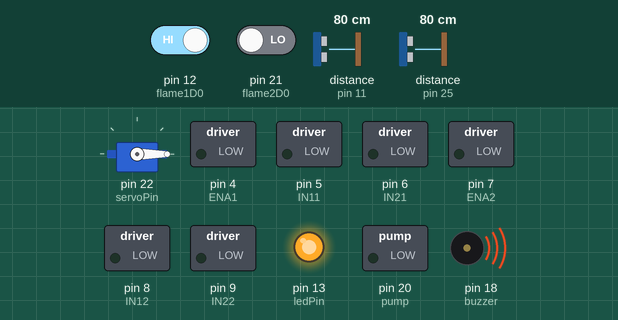
Simulated run of this sketch. Board: Arduino Mega 2560, built with avr-gcc and run on an emulated ATmega2560. Parts: servo, switched loads named in the sketch (green lamp = pin HIGH), output pins drawn as LEDs (lit = HIGH), buzzer (waves = sounding, pin HIGH). Dashed ring = blinking. The test bench sets the inputs (shaded band); at power-on: pin 12 (flame1D0) HIGH, distance to the obstacle (sensors on pin 25, pin 11) 80 cm, pin 21 (flame2D0) LOW. The echo pulse lasts 58.3 µs per cm; pins used as bus, display or sensor lines are not drawn.

Above: at 1.3 s.
1.8 s: pin 12 (flame1D0) driven LOW
At 4.1 s:
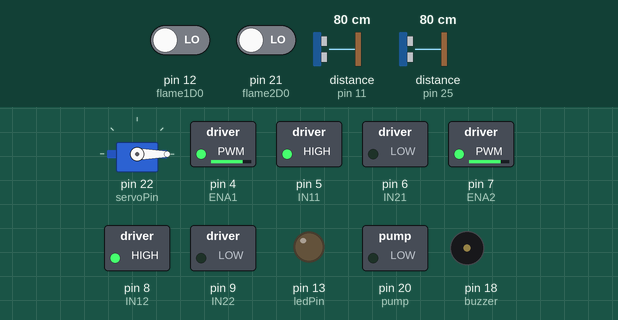
4.4 s: distance to the obstacle (sensor on pin 25) set to 32 cm
6.1 s: distance to the obstacle (sensor on pin 25) set to 29 cm
At 6.7 s:
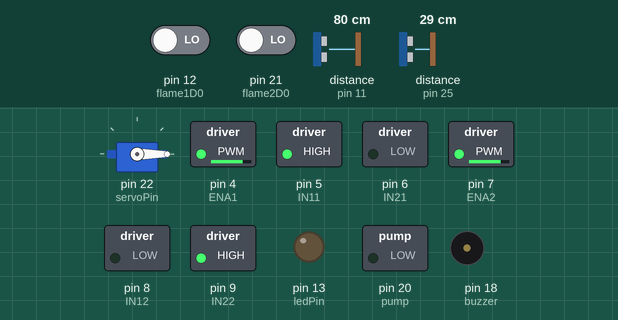
9.1 s: pin 21 (flame2D0) driven HIGH
At 10.18 s:
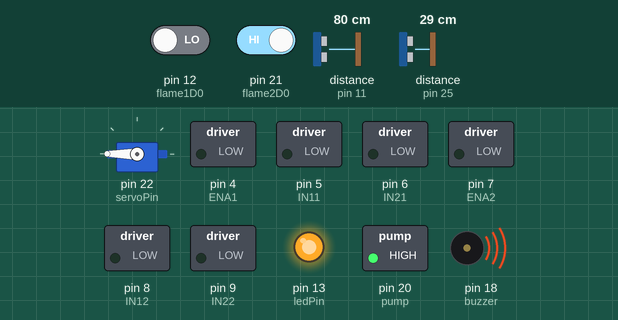
12.1 s: pin 21 (flame2D0) driven LOW
At 13.1 s:
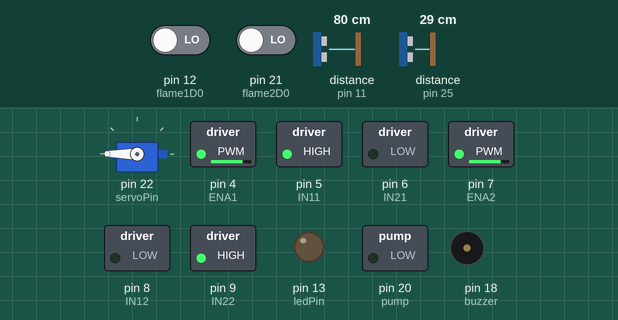
15.1 s: distance to the obstacle (sensor on pin 25) set to 35 cm
At 16.4 s:
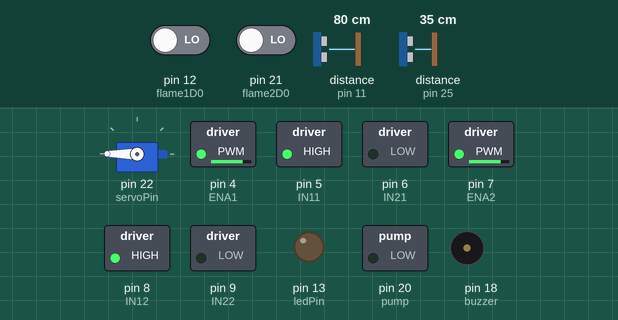
Timing chart, 0 to 17.8 s (numbered marks = the images above; inputs shaded):
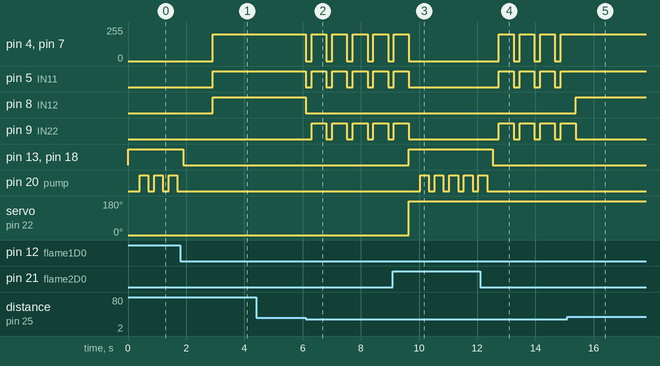

Measured:
- the behaviour switches between 31 and 30 cm on distance to the obstacle (sensor on pin 25) (found by bisection; images 1 and 2)
- after the input at 1.8 s, pin 4 (ENA1), pin 7 (ENA2): 0/255 → 200/255 after 1.1 s; pin 5 (IN11), pin 8 (IN12): LOW → HIGH after 1.1 s; pin 13 (ledPin), pin 18 (buzzer): HIGH → LOW after 0.10 s; pin 20 (pump): stops changing and stays LOW
- after the input at 4.4 s, every drawn part: stays the same
- after the input at 6.1 s, pin 4 (ENA1), pin 7 (ENA2): alternates 200/255 for 0.51 s and 0/255 for 0.20 s, starting at once; pin 5 (IN11): alternates HIGH for 0.51 s and LOW for 0.20 s, starting at once; pin 8 (IN12): HIGH → LOW at once; pin 9 (IN22): alternates HIGH for 0.51 s and LOW for 0.20 s, starting after 0.21 s
- after the input at 9.1 s, pin 4 (ENA1), pin 7 (ENA2): goes on until 9.6 s, then stays 0/255; pin 5 (IN11), pin 9 (IN22): goes on until 9.6 s, then stays LOW; pin 13 (ledPin), pin 18 (buzzer): LOW → HIGH after 0.54 s; pin 20 (pump): alternates HIGH for 0.30 s and LOW for 0.20 s, starting after 0.94 s; servo on pin 22 (servoPin): 0° → 180° after 0.54 s
- after the input at 12.1 s, pin 4 (ENA1), pin 7 (ENA2): alternates 200/255 for 0.51 s and 0/255 for 0.20 s, starting after 0.65 s; pin 5 (IN11), pin 9 (IN22): alternates HIGH for 0.51 s and LOW for 0.20 s, starting after 0.65 s; pin 13 (ledPin), pin 18 (buzzer): HIGH → LOW after 0.44 s; pin 20 (pump): goes on until 12.3 s, then stays LOW
- after the input at 15.1 s, pin 4 (ENA1), pin 7 (ENA2): stops changing and stays 200/255; pin 5 (IN11): stops changing and stays HIGH; pin 8 (IN12): LOW → HIGH after 0.28 s; pin 9 (IN22): goes on until 15.4 s, then stays LOW
- by itself, pin 20 (pump): alternates HIGH for 0.30 s and LOW for 0.20 s

The sketch:

sketch_nov22a.ino
```cpp
#include <Arduino.h>
#include <Servo.h>

// Motor Driver Pins
#define ENA1 4
#define IN11 5
#define IN21 6
#define ENA2 7
#define IN12 8
#define IN22 9

// Pump
#define pump 20

// Ultrasonic Sensor
#define trigPin1 10
#define echoPin1 11

#define trigPin2 26
#define echoPin2  25

// Servo
#define servoPin 22

// Flame Sensors
#define flame1D0 12
#define flame2D0 21   // Fixed: cannot use same pin as pump

// Indicators
#define ledPin 13
#define buzzer 18

Servo myservo;
int lastServoPos = 90; // Middle position

// -------------------------- SETUP --------------------------
void setup()
{
  // Motors
  pinMode(ENA1, OUTPUT);
  pinMode(IN11, OUTPUT);
  pinMode(IN21, OUTPUT);
  pinMode(ENA2, OUTPUT);
  pinMode(IN12, OUTPUT);
  pinMode(IN22, OUTPUT);

  // Ultrasonic
  pinMode(trigPin1, OUTPUT);
  pinMode(echoPin1, INPUT);

  pinMode(trigPin2, OUTPUT);
  pinMode(echoPin2, INPUT);


  // Flames
  pinMode(flame1D0, INPUT);
  pinMode(flame2D0, INPUT);

  // Indicators + Pump
  pinMode(ledPin, OUTPUT);
  pinMode(buzzer, OUTPUT);
  pinMode(pump, OUTPUT);

  myservo.attach(servoPin);
  myservo.write(lastServoPos);

  digitalWrite(pump, LOW);
}

// -------------------------- MAIN LOOP --------------------------
void loop()
{
  int flame1State = digitalRead(flame1D0);
  int flame2State = digitalRead(flame2D0);

  // No flame → move normally (you can add obstacle avoidance)
  if (flame1State == LOW && flame2State == LOW) {
    float distanceFront = calculateDistanceInTheFront();
    float distanceRight = calculateDistanceInTheRight();

    if(distanceFront  < 30){
      stopMovement();
      delay(200);
      if(distanceRight < 30){
        turnLeft(200);
        delay(500);
      } else {
        turnRight(200);
        delay(500);
      }
    } else {
      moveForward(200);
    }
    return;
  }

  // Flame Detected → Stop & Alert
  stopMovement();
  digitalWrite(ledPin, HIGH);
  digitalWrite(buzzer, HIGH);

  // ------------------ FLAME RIGHT ONLY ------------------
  if (flame1State == HIGH && flame2State == LOW)
  {
    sweepTo(0);
    sprayUntil(flame1D0);
  }

  // ------------------ FLAME LEFT ONLY ------------------
  else if (flame2State == HIGH && flame1State == LOW)
  {
    sweepTo(180);
    sprayUntil(flame2D0);
  }

  // ------------------ FLAME ON BOTH SIDES ------------------
  else if (flame1State == HIGH && flame2State == HIGH)
  {
    // Left first
    sweepTo(180);
    sprayUntil(flame2D0);

    delay(300);

    // Then right
    sweepTo(0);
    sprayUntil(flame1D0);
  }

  digitalWrite(ledPin, LOW);
  digitalWrite(buzzer, LOW);
}


void sweepTo(int angle)
{
  if (lastServoPos != angle) {
    myservo.write(angle);
    delay(400);
    lastServoPos = angle;
  }
}

void sprayUntil(int flamePin)
{
  while (digitalRead(flamePin) == HIGH)
  {
    digitalWrite(pump, HIGH);
    delay(300);
    digitalWrite(pump, LOW);
    delay(200);
  }
}

float calculateDistanceInTheFront()
{
  digitalWrite(trigPin1, LOW);
  delayMicroseconds(2);
  digitalWrite(trigPin1, HIGH);
  delayMicroseconds(10);
  digitalWrite(trigPin1, LOW);

  long duration = pulseIn(echoPin2, HIGH);
  float distance = duration * 0.034 / 2;
  return distance;
}

float calculateDistanceInTheRight()
{
  digitalWrite(trigPin2, LOW);
  delayMicroseconds(2);
  digitalWrite(trigPin2, HIGH);
  delayMicroseconds(10);
  digitalWrite(trigPin1, LOW);

  long duration = pulseIn(echoPin1, HIGH);
  float distance = duration * 0.034 / 2;
  return distance;
}

void moveForward(int speed)
{
  analogWrite(ENA1, speed);
  digitalWrite(IN11, HIGH);
  digitalWrite(IN21, LOW);

  analogWrite(ENA2, speed);
  digitalWrite(IN12, HIGH);
  digitalWrite(IN22, LOW);
}

void stopMovement()
{
  analogWrite(ENA1, 0);
  analogWrite(ENA2, 0);

  digitalWrite(IN11, LOW);
  digitalWrite(IN21, LOW);
  digitalWrite(IN12, LOW);
  digitalWrite(IN22, LOW);
}

void turnRight(int speed)
{
  analogWrite(ENA1, speed);
  digitalWrite(IN11, HIGH);
  digitalWrite(IN21, LOW);

  analogWrite(ENA2, speed);
  digitalWrite(IN12, LOW);
  digitalWrite(IN22, HIGH);
}

void turnLeft(int speed)
{
  analogWrite(ENA1, speed);
  digitalWrite(IN11, LOW);
  digitalWrite(IN21, HIGH);

  analogWrite(ENA2, speed);
  digitalWrite(IN12, HIGH);
  digitalWrite(IN22, LOW);
}
```
